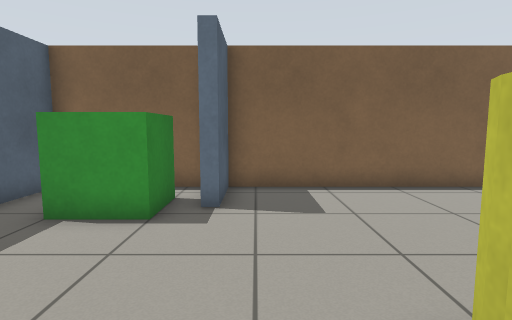
view 1 (above)

24 first-person views from a walk through a robot-simulator world made for Gazebo. The camera is 0.86 m above the floor, tilts 6° down and sees 80° across. The floor is counted in squares, 0.5 m on a side. Each view is taken from the middle of a square. On the plan, view 1 faces up. The plan holds only what a view shows up to about 16 squares ahead; the rest is blank.

view 2
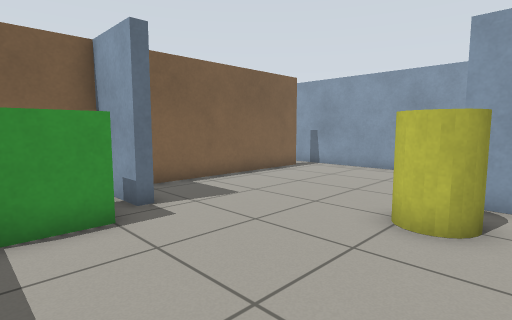

view 3
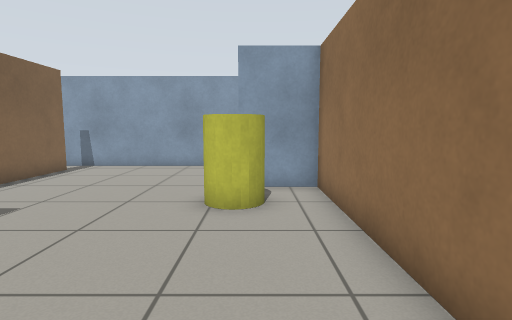

view 4
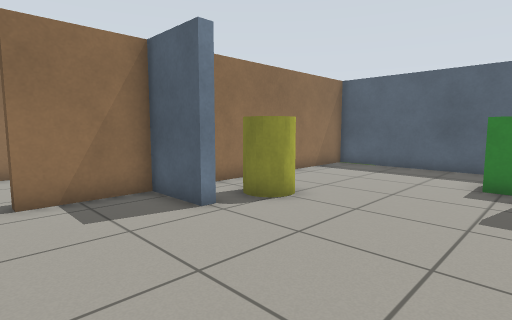

view 5
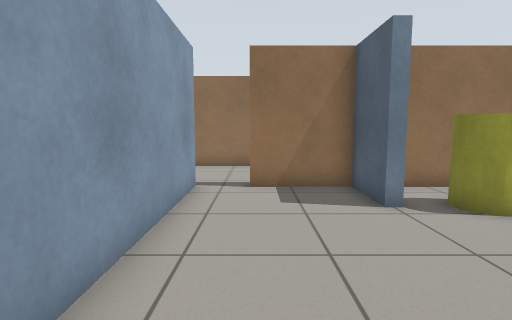

view 6
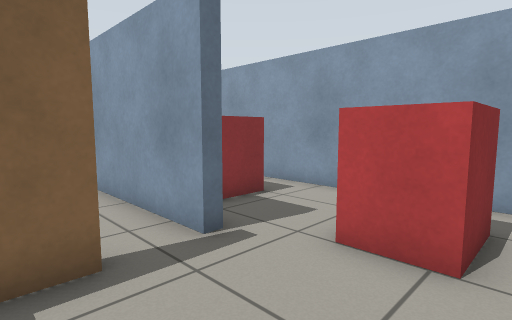

view 7
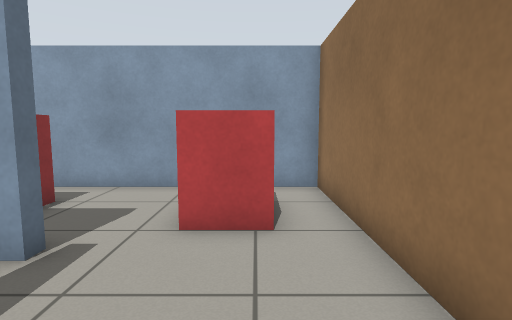

view 8
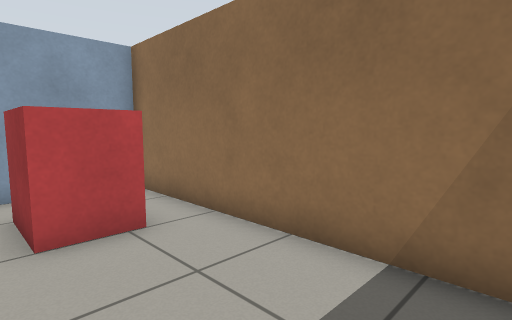

view 9
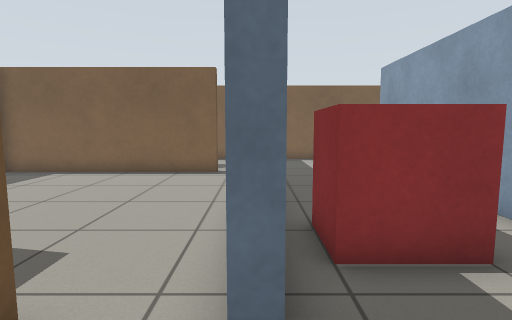

view 10
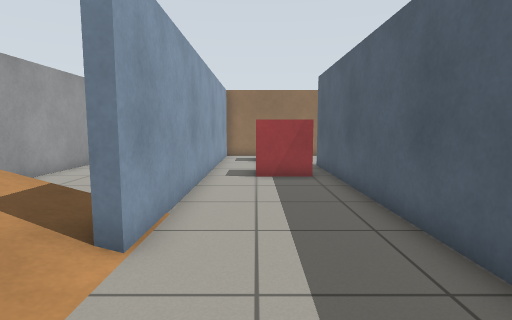

view 11
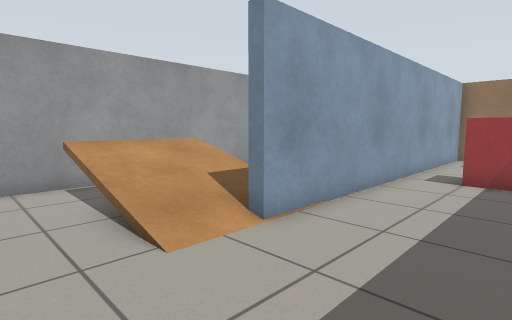

view 12
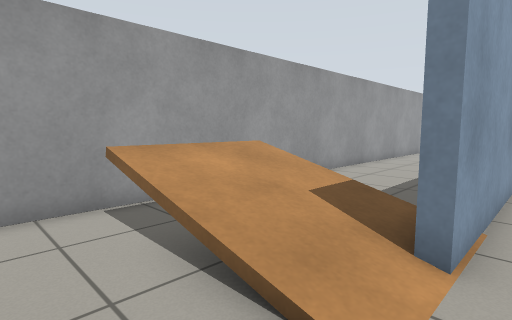

view 13
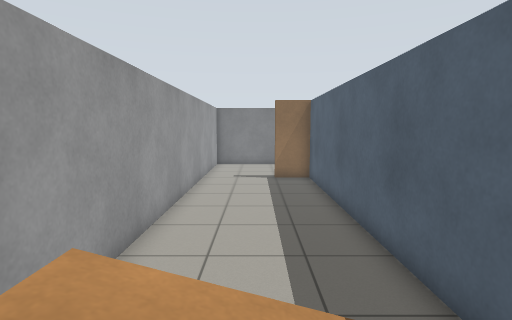

view 14
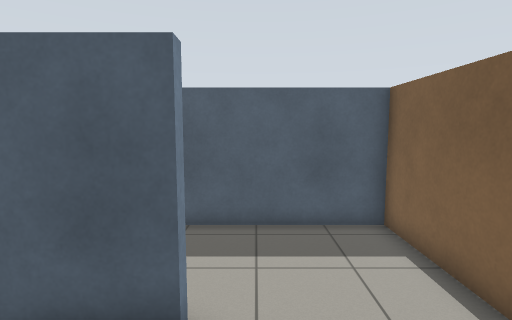

view 15
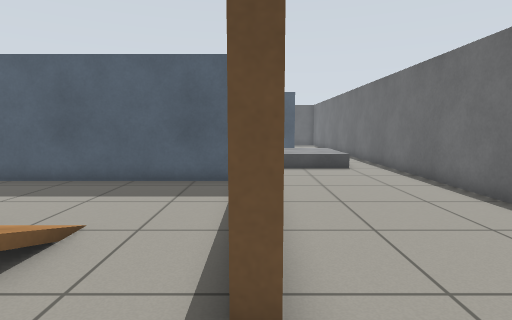

view 16
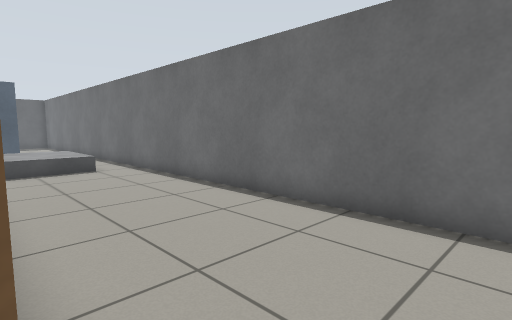

view 17
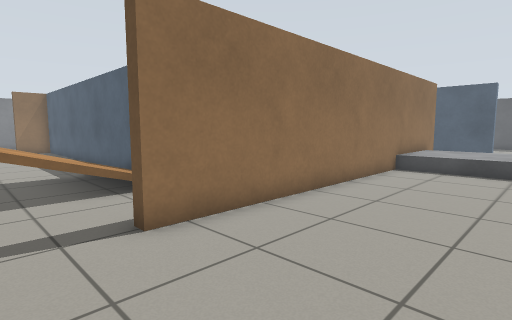

view 18
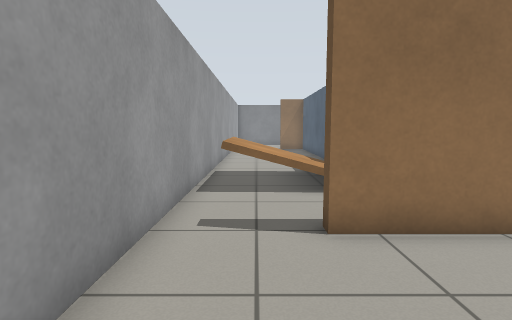

view 19
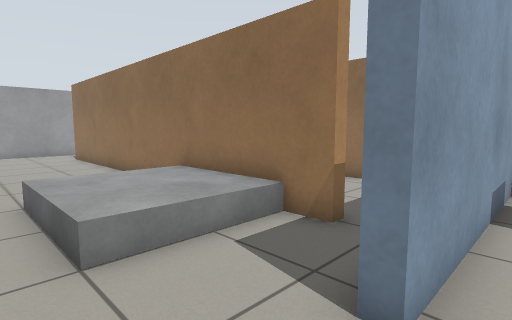

view 20
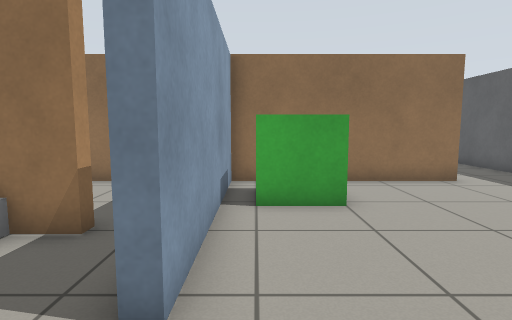

view 21
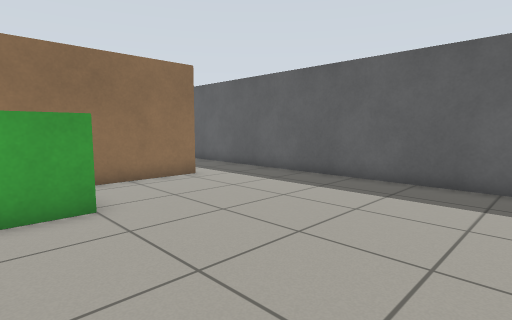

view 22
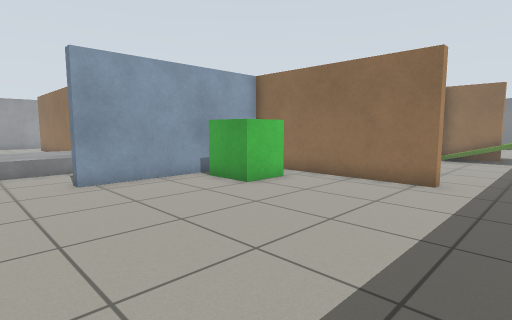

view 23
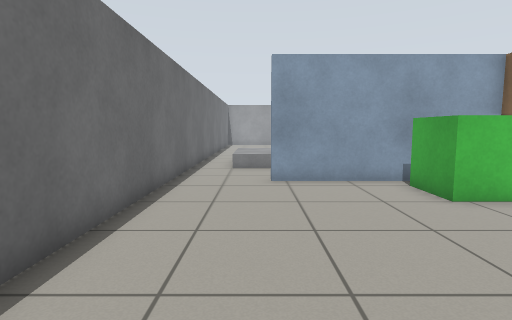

view 24
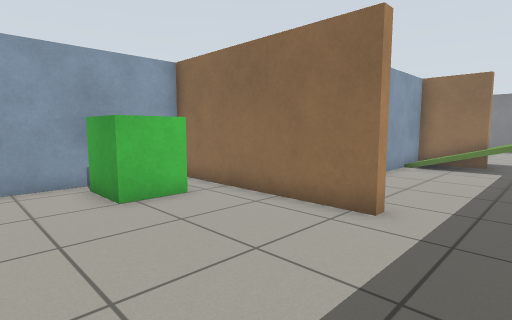

### Floor plan
Key: @ floor where view 1 was taken; # wall or solid block; . main floor; : floor 0.25 m higher than the main floor; + floor 0.5 m higher than the main floor; / step, stairs or slope; v drop or lower ground; B green box; C yellow cylinder; R ramp; E red box; G grey box.
Columns run from 12 left of view 1 to 20 right of it. Each row starts with its distance up from view 1.
 20     ############################
 19  .  ............................
 18 #.............GGGGG.............
 17 #.............GGGGG.............#
 16 #..........#..GGGGG.............#
 15 #..........#..GGGGG.............#
 14 #..........#.################...#
 13 #..........# .       #..........#
 12 #.......BBB# ..      #..........#
 11 #.......B  #  .      #.....///+R#
 10 #..........#  ..    .#.....///+v#
  9 #...################.#....#://+v#
  8 #.... #   .#.........#....#://+v#
  7 #.... #.  B#.........#....# vvvv#
  6 #.....#.BBB..........#....#vvvvv#
  5 #.....#..............#....#vvvvv#
  4 # ....#..............#....#vvvvv#
  3   ....#..............#....#vvvvv#
  2   ....#......CCC#....#EEE.#vvvvv#
  1  R+///#......CCC#....#EEE.#vvvvv#
  0   +//:#.....@...#....#....#vvvvv#
 -1   +/################......#vvvvv#
 -2    /             .........#vvvvv#
 -3    v               ...EEE.#vvvvv#
 -4    v             .....EEE.#vvvvv#
 -5    v             .........#vvvvv#
 -6                  ############vvv#

Where each view was taken, in squares from view 1:
view 1: 0 up, 0 right, facing up
view 2: 0 up, 4 left, facing up-right
view 3: 1 up, 5 left, facing right
view 4: 7 up, 8 right, facing down-left
view 5: 8 up, 7 right, facing down
view 6: 5 down, 6 right, facing up-right
view 7: 4 down, 5 right, facing right
view 8: 2 down, 5 right, facing down-right
view 9: 3 down, 9 right, facing up
view 10: 13 up, 12 right, facing down
view 11: 13 up, 10 right, facing down-right
view 12: 13 up, 13 right, facing down-right
view 13: 10 up, 17 right, facing down
view 14: 10 up, 18 right, facing left
view 15: 14 up, 19 right, facing left
view 16: 14 up, 19 right, facing up-left
view 17: 19 up, 19 right, facing down-left
view 18: 19 up, 18 right, facing down
view 19: 19 up, 2 left, facing down-right
view 20: 19 up, 2 left, facing down
view 21: 19 up, 2 left, facing down-left
view 22: 19 up, 11 left, facing down-right
view 23: 17 up, 11 left, facing right
view 24: 15 up, 11 left, facing down-right
